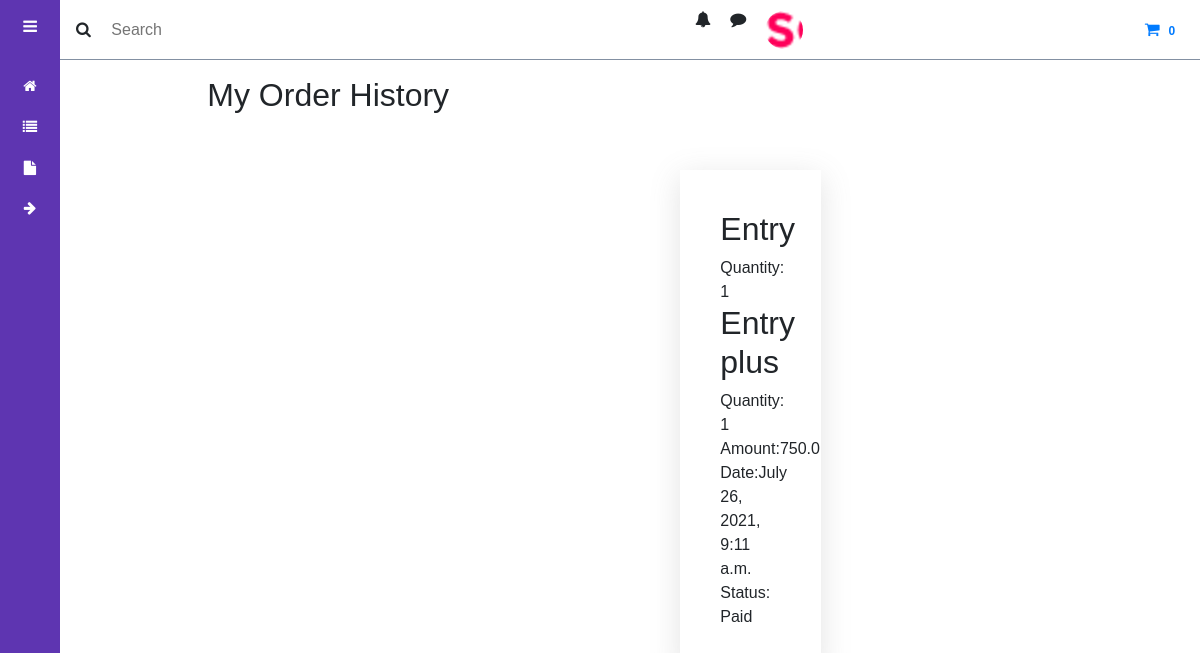
The app's page /dashboard/order-history (signed in), older data.
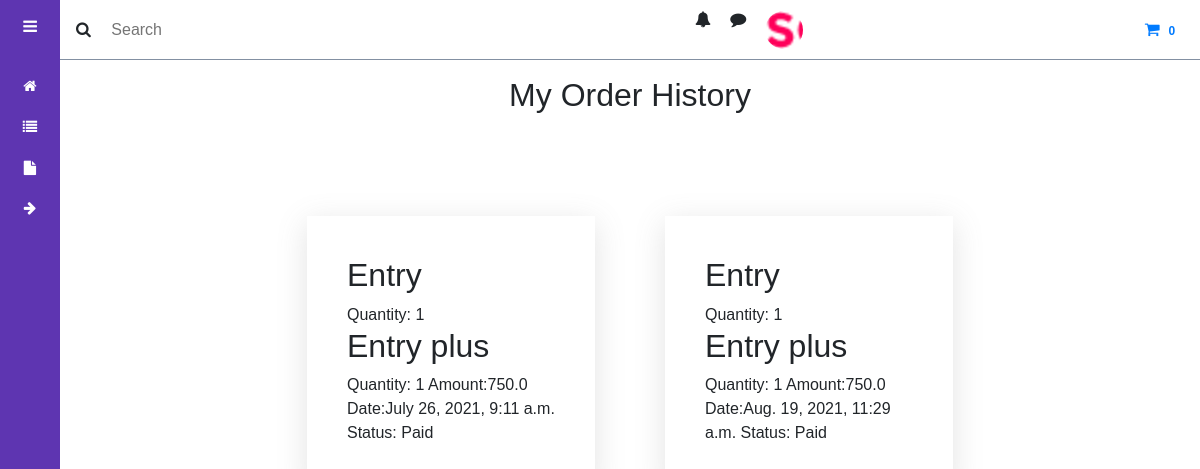
The same page, newer data.
### app/models.py (models this page shows, shortened)
class OrderItem(models.Model):
    customer=models.ForeignKey(Profile,on_delete=models.CASCADE,null=True)
    product=models.ForeignKey(Product,on_delete=models.SET_NULL,null=True)
    quantity=models.IntegerField(default=1,null=True,blank=True)
    complete=models.BooleanField(default=False,null=True,blank=False)
    date_added=models.DateTimeField(auto_now_add=True)

class Product(models.Model):
  name=models.CharField(max_length=200,null=True)
  slug=models.SlugField()
  price=models.FloatField()
  description=models.TextField(null=True)

class Order(models.Model):
  user = models.ForeignKey(User, on_delete=models.CASCADE,null=True)
  customer=models.ForeignKey(Profile,on_delete=models.SET_NULL,blank=True,null=True)
  products=models.ManyToManyField(OrderItem)
  date_order=models.DateTimeField(auto_now_add=True)
  amount=models.CharField(null=True,max_length=200)
  complete=models.BooleanField(default=False,null=True,blank=True)
  ref=models.CharField(max_length=100)

### dashboard/views.py (the view)
# urls.py: path('order-history', views.OrderHsitory, name="order_history"),
def OrderHsitory(request):
    user = request.user
    customer = request.user.profile
    completed_order = Order.objects.filter(user = user , customer = customer , complete = True)
    if completed_order.exists():
        context = {
            'order':completed_order
        }
    return render(request, 'dashboard/order-history.html', context)

### dashboard/templatetags/cart_tags.py (called while the page is built)
@register.filter
def cart_count(user):
  if user.is_authenticated:
    query=Order.objects.filter(user=user,complete=False)
    if query.exists():
      return query[0].products.count()
  return 0

### dashboard/templates/dashboard/order-history.html
{% extends 'base.html' %}
{% load static %}
{% block content %}
<section class="order-history">
    <div class="container">
        <div class="row justify-content-center">
            <h2>
                My Order History
            </h2>
            <div class="row mt-5 justify-content-center">
                {% for order in order %}
                <div class="col-md-4 col-lg-4 mt-3">
                    <div class="order-details">
                      <div class="order-single">
                    {% for order_item in order.products.all %}
                        <h2>
                     {{order_item.product.name}}</h2
                     >
                     <span>Quantity:<span>
                     {{order_item.quantity}}</span></span>
                    {% endfor %}
                   <span>Amount:<span>{{order.amount}}</span></span>
                   <span>Date:<span>{{order.date_order}}</span></span>
                    {% if  order.complete == True %}
                   <span>Status: Paid</span>
                    {% else %}
                   <span>Status : Failed </span>
                    {% endif %}
                </div>
                      </div>
                    </div>
                {% endfor %}
            </div>
        </div>
    </div>
</section>
{% endblock %}

### templates/base.html (shortened to what this page needs)
{% load static %}
<!DOCTYPE HTML>
<html>
  <head>
  {% load cart_tags %}
    <link href="{% static 'css/admin.css' %}"rel="stylesheet">
    <link href="{% static 'lib/bootstrap/css/bootstrap.min.css' %}" rel="stylesheet">
    <link href="{% static 'lib/font-awesome/css/font-awesome.min.css' %}" rel="stylesheet">
  </head>
</html>
<body>
        <div class="sidebar">
            <div class="sidebar-header">
                <label for="sidebar-toggle" class="fa fa-bars" ></label>
            </div>
            <div class="sidebar-menu">
                <ul>
                    <li>
                        <a href="{% url 'app:home' %}">
                            <span class="fa fa-home"></span>
                        </a>
                    </li>
                    <li>
                        <a href="{% url 'dashboard:dashboard' %}">
                            <span class="fa fa-list "></span>
                        </a>
                    </li>
                    <li>
                        <a href="{% url 'dashboard:order_history' %}">
                            <span class="fa fa-file "></span>
                        </a>
                    </li>
                    <li>
                        <a href="{% url 'accounts:logout' %}">
                            <span class="fa fa-arrow-right"></span>
                        </a>
                    </li>
                </ul>
    </div>
            </div>
 <div class="main-content">
        <header>
        <div class="search-wrapper">
         <span class="fa fa-search"></span>
         <input type="search" placeholder="Search">
         </div>
         <div class="social-icons">
            <span class=" fa fa-bell"></span>
            <span class="fa fa-comment"></span>
            <div></div>
        </div>
    {% if request.user.is_authenticated %}
        <div class="cart">
            <a href="{% url 'dashboard:cart_view' %}">
            <span class="fa fa-shopping-cart my-cart-icon">
                <span class="badge badge-notify z-depth-1 mr-1">{{request.user|cart_count}}</span>
                </span>
                </a>
        </div>
    {% endif %}
     </header>
    <main>
        {% block content %}
        {% endblock %}
    </main>
  </body>
</html>

### assets/css/admin.css (style rules this page uses)
:root { --main-color:#5e35b1; --color-dark:#1d2231; --text-grey:#8390a2; --secondary-color:#f3e5f5; }
* { font-family: 'poppins', sans-serif; margin:0; padding:0; text-decoration:none; list-style: none; box-sizing:border-box; }
.sidebar { height: 100%; width: 240px; position: fixed; left:0; top:0; z-index:100; background: var(--main-color); color: #fff; overflow-y: auto; transition:width 500ms; }
.sidebar-header { display:flex; justify-content:space-between; align-items: center; height:60px; padding: 0rem 1rem; }
.sidebar-menu { padding: 1rem; }
.sidebar ul { margin-bottom: 1rem; }
.sidebar li { margin-bottom: 1.2rem; }
.sidebar li a { color: #fff; font-size: .9rem; text-decoration: none; }
.main-content { position:relative; margin-left:240px; transition: margin-left 500ms; }
.main-content header { position: fixed; top: 0; left: 240px; display:flex; z-index: 100; width: calc(100% - 240px); background: #fff; height: 60px; padding: 0rem 1rem; align-items: center; justify-content: space-between; border-bottom: 1px solid var(--text-grey); transition: left 500ms; }
,.main-content header .search-wrapper { display: flex; align-items: center; }
.main-content header .search-wrapper input { border: 0; outline: 0; padding: 1rem; height: 38px; }
.main-content header .social-icons { display: flex; }
.main-content header .social-icons span, .main-content header .social-icons div { margin-left:1.2rem; }
.main-content header .social-icons div { height: 38px; width:38px; background-size: cover; background-repeat: no-repeat; background-image: url(img/logo.png); border-radius:50%; }
main { margin-top: 60px; background: #fff; min-height: 90vh; padding: 1rem 3rem; }
.cart { padding: 60px 0; }
.order-history .order-details { padding: 20px; }
.order-history .order-details .order-single { box-shadow:0px 7px 29px 0px rgba(116, 116, 116, 0.2) ; padding: 40px; margin: 10px 0; }
@media screen and (max-width:1200px) { .sidebar { width: 60px; z-index: 150; } }
@media screen and (max-width:1200px) { .main-content header { left: 60px; width: calc(100% - 60px ); } }
@media screen and (max-width:1200px) { .main-content { margin-left:60px; } }
@media screen and (max-width:1200px) { .sidebar .sidebar-header, .sidebar li { display: flex; justify-content: center; } }
@media screen and (max-width:1200px) { #sidebar-toggle:checked ~ .sidebar .sidebar-header, { display: flex; justify-content: space-between; } }

Row changes from the older to the newer data that the page shows:
added Order: amount "750.0", date_order "Aug. 19, 2021, 11:29 a.m.", complete "Status: Paid", OrderItem (product.name "Entry", quantity "1"), OrderItem (product.name "Entry plus", quantity "1")
